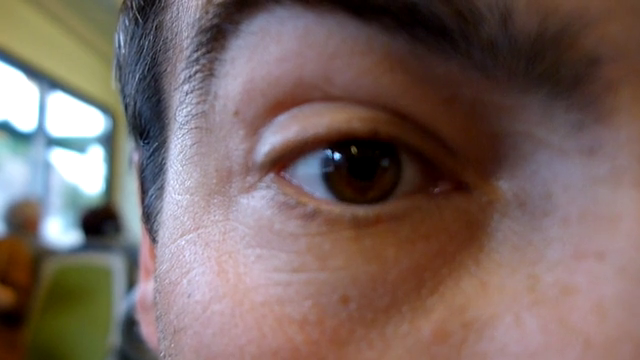
#> input picture frame 15 of eye_motion.mp4, 640 x 360 px
$ python eye_motion_tracking.py
#> lines starting #> are read from the running program, lines starting #| are printed output that depends on the picture; after the words box and inside, x2 and y2 are one past the last pixel; in counts of white or black regions, pixels touching at a corner belong together
import cv2
import numpy as np
#%%
vid = cv2.VideoCapture("eye_motion.mp4")

while 1:
    ret,frame = vid.read()
#> frame is the input picture: shape (360, 640, 3); mean B, G, R 97.9, 102.8, 121.2
    if ret is False:
        break
    roi = frame[80:210,230:450]
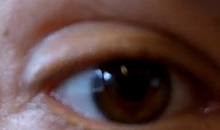
#> roi: shape (130, 220, 3); mean B, G, R 64.2, 67.3, 92.3
    rows,cols,_ = roi.shape
#> rows = 130; cols = 220
    gray = cv2.cvtColor(roi,cv2.COLOR_RGBA2GRAY)
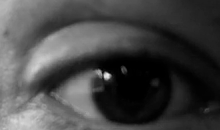
#> gray: shape (130, 220); min 0, max 235, mean 69.2
    _,threshold = cv2.threshold(gray,3,255,cv2.THRESH_BINARY_INV)
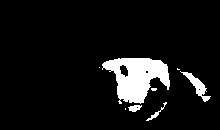
#> threshold: shape (130, 220); 8% white; 8 white regions (4 under 20 px)
    contours,_=cv2.findContours(threshold,cv2.RETR_TREE,cv2.CHAIN_APPROX_SIMPLE)
#> contours = 12 contours, 7 with area under 20; largest, box (x1, y1, x2, y2) and area: (102, 58, 170, 104) 1818, (180, 71, 211, 102) 216, (119, 64, 129, 78) 80, (128, 105, 142, 112) 50, (146, 102, 167, 121) 36
    contours = sorted(contours,key = lambda x:cv2.contourArea(x),reverse=True)
    for cnt in contours:
        (x,y,w,h) = cv2.boundingRect(cnt)
        cv2.rectangle(roi,(x,y),(x+w,y+h),(255,0,0),2)
#> (the run stopped early here; a loop or call above may not have finished)
